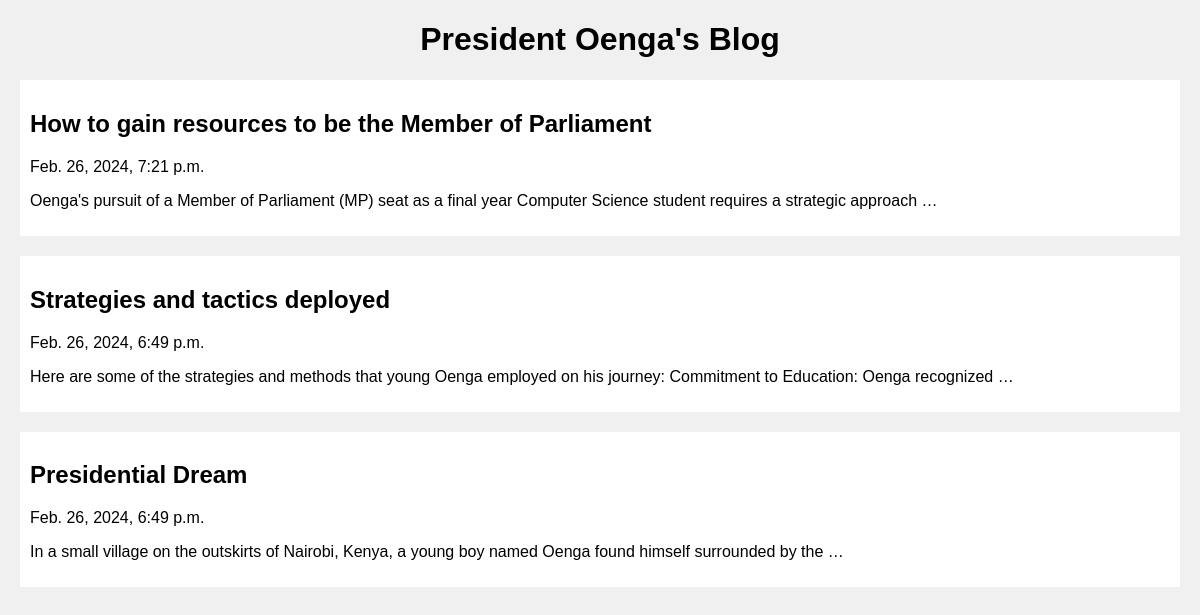
The page / on the database its author committed.
### Posts/models.py (models this page shows)
class Post(models.Model):
    title = models.CharField(max_length=100)
    created_at = models.DateTimeField(default=datetime.now(), blank=True)
    text = models.CharField(max_length=1000000)

### Posts/views.py (the view)
# urls.py: path("", views.index, name="index"),
def index(request):
    posts = Post.objects.all()
    return render(request, "index.html", {'posts': posts})

### templates/index.html (shortened to what this page needs)
<!DOCTYPE html>
<html lang="en">
<head>
    <h1 style="text-align: center;"> President Oenga's Blog</h1>
</head>
<body>
{% for post in posts reversed %}
    <a href="/poster/{{post.id}}" style="text-decoration: None; color: black;">
        <section>
            <div>
                <h2>{{post.title}}</h2>
                <p>{{post.created_at}}</p>
                <p>{{post.text| truncatewords:20}}</p>
            </div>
        </section>
    </a>
{% endfor %}
</body>
</html>

### templates/index.html (style rules this page uses)
body { font-family: 'Arial', sans-serif; background-color: #f0f0f0; margin: 20px; }
section { margin-bottom: 20px; padding: 10px; background-color: #ffffff; }

### rows shown on the page
Post: title "How to gain resources to be the Member of Parliament", created_at "Feb. 26, 2024, 7:21 p.m.", text "Oenga's pursuit of a Member of Parliament (MP) seat as a final year Computer Science student requires a strategic approach …"
Post: title "Strategies and tactics deployed", created_at "Feb. 26, 2024, 6:49 p.m.", text "Here are some of the strategies and methods that young Oenga employed on his journey: Commitment to Education: Oenga recognized …"
Post: title "Presidential Dream", created_at "Feb. 26, 2024, 6:49 p.m.", text "In a small village on the outskirts of Nairobi, Kenya, a young boy named Oenga found himself surrounded by the …"
